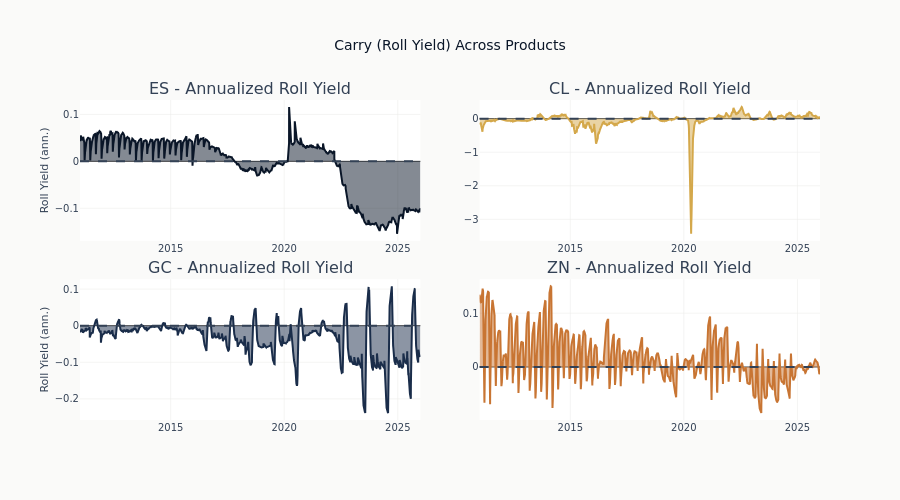

Notebook source saved alongside this figure:
### Markdown cell above
## 1.4 Visualize Carry Across Products

### Code cell
# Smooth carry with 21-day EMA for visualization
carry_smooth = carry_df.sort(["product", "session_date"]).with_columns(
    pl.col("roll_yield_ann")
    .ewm_mean(span=21, ignore_nulls=True)
    .over("product")
    .alias("carry_ema21")
)

fig = make_subplots(
    rows=2,
    cols=2,
    subplot_titles=[f"{p} - Annualized Roll Yield" for p in PRODUCTS],
    vertical_spacing=0.12,
    horizontal_spacing=0.08,
)

for idx, product in enumerate(PRODUCTS):
    row, col = idx // 2 + 1, idx % 2 + 1
    subset = carry_smooth.filter(pl.col("product") == product)
    fig.add_trace(
        go.Scatter(
            x=subset["session_date"].to_list(),
            y=subset["carry_ema21"].to_list(),
            name=product,
            fill="tozeroy",
        ),
        row=row,
        col=col,
    )
    fig.add_hline(y=0, line_dash="dash", line_color=COLORS["neutral"], row=row, col=col)

fig.update_layout(height=500, title="Carry (Roll Yield) Across Products", showlegend=False)
fig.update_yaxes(title_text="Roll Yield (ann.)", row=1, col=1)
fig.update_yaxes(title_text="Roll Yield (ann.)", row=2, col=1)
fig.show()

### Figure 1 — Plotly figure (JSON) as saved in the notebook; plotly's stock layout.template omitted (floating-point values rounded to 4 significant figures; data arrays with more than 128 entries replaced by an {"elided": "..."} marker saying what was removed)
{"data": [{"fill": "tozeroy", "name": "ES", "type": "scatter", "x": {"elided": "3864 str values"}, "xaxis": "x", "y": {"elided": "3864 float values"}, "yaxis": "y"}, {"fill": "tozeroy", "name": "CL", "type": "scatter", "x": {"elided": "3868 str values"}, "xaxis": "x2", "y": {"elided": "3868 float values"}, "yaxis": "y2"}, {"fill": "tozeroy", "name": "GC", "type": "scatter", "x": {"elided": "3864 str values"}, "xaxis": "x3", "y": {"elided": "3864 float values"}, "yaxis": "y3"}, {"fill": "tozeroy", "name": "ZN", "type": "scatter", "x": {"elided": "3720 str values"}, "xaxis": "x4", "y": {"elided": "3720 float values"}, "yaxis": "y4"}], "layout": {"annotations": [{"font": {"size": 16}, "showarrow": false, "text": "ES - Annualized Roll Yield", "x": 0.23, "xanchor": "center", "xref": "paper", "y": 1.0, "yanchor": "bottom", "yref": "paper"}, {"font": {"size": 16}, "showarrow": false, "text": "CL - Annualized Roll Yield", "x": 0.77, "xanchor": "center", "xref": "paper", "y": 1.0, "yanchor": "bottom", "yref": "paper"}, {"font": {"size": 16}, "showarrow": false, "text": "GC - Annualized Roll Yield", "x": 0.23, "xanchor": "center", "xref": "paper", "y": 0.44, "yanchor": "bottom", "yref": "paper"}, {"font": {"size": 16}, "showarrow": false, "text": "ZN - Annualized Roll Yield", "x": 0.77, "xanchor": "center", "xref": "paper", "y": 0.44, "yanchor": "bottom", "yref": "paper"}], "height": 500, "shapes": [{"line": {"color": "#334155", "dash": "dash"}, "type": "line", "x0": 0, "x1": 1, "xref": "x domain", "y0": 0, "y1": 0, "yref": "y"}, {"line": {"color": "#334155", "dash": "dash"}, "type": "line", "x0": 0, "x1": 1, "xref": "x2 domain", "y0": 0, "y1": 0, "yref": "y2"}, {"line": {"color": "#334155", "dash": "dash"}, "type": "line", "x0": 0, "x1": 1, "xref": "x3 domain", "y0": 0, "y1": 0, "yref": "y3"}, {"line": {"color": "#334155", "dash": "dash"}, "type": "line", "x0": 0, "x1": 1, "xref": "x4 domain", "y0": 0, "y1": 0, "yref": "y4"}], "showlegend": false, "title": {"text": "Carry (Roll Yield) Across Products"}, "xaxis": {"anchor": "y", "domain": [0.0, 0.46]}, "xaxis2": {"anchor": "y2", "domain": [0.54, 1.0]}, "xaxis3": {"anchor": "y3", "domain": [0.0, 0.46]}, "xaxis4": {"anchor": "y4", "domain": [0.54, 1.0]}, "yaxis": {"anchor": "x", "domain": [0.56, 1.0], "title": {"text": "Roll Yield (ann.)"}}, "yaxis2": {"anchor": "x2", "domain": [0.56, 1.0]}, "yaxis3": {"anchor": "x3", "domain": [0.0, 0.44], "title": {"text": "Roll Yield (ann.)"}}, "yaxis4": {"anchor": "x4", "domain": [0.0, 0.44]}}}
